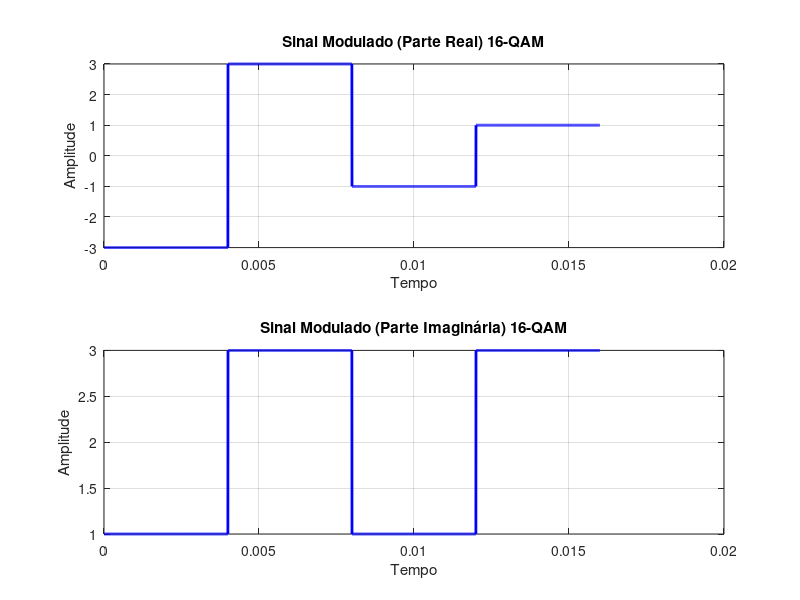
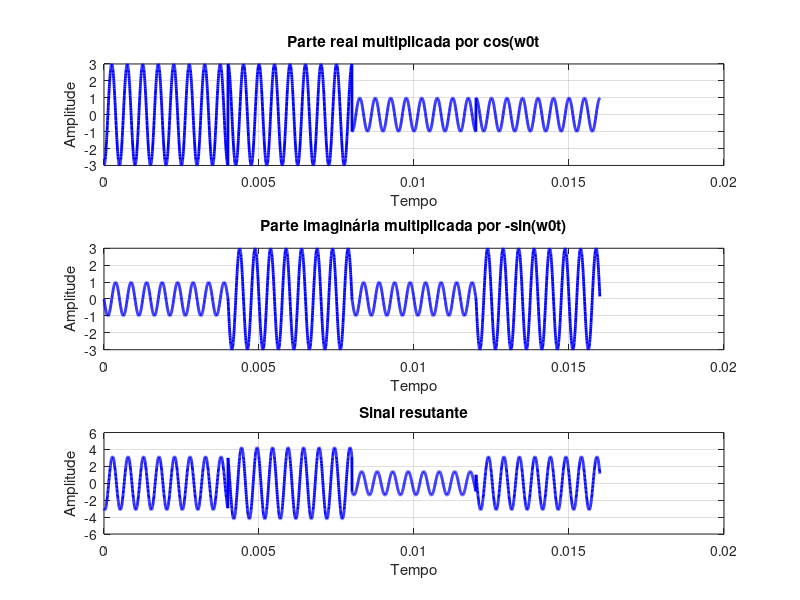
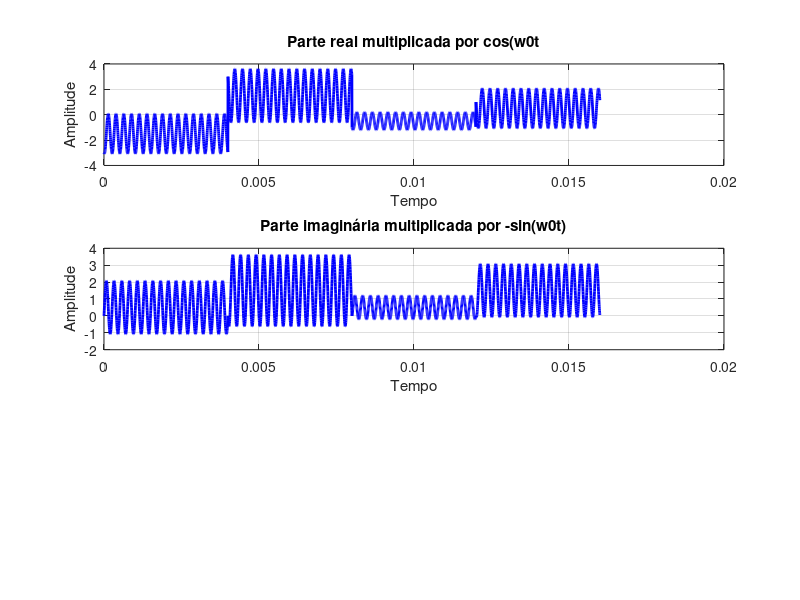
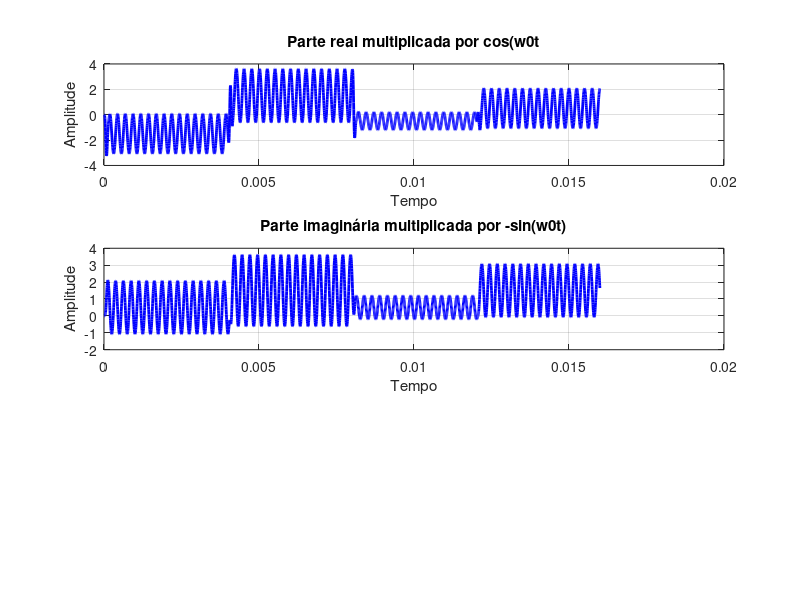

MATLAB code to generate these figures, in order:
clc; clear all; close all;

pkg load communications;

% Definir a string de bits
info = '0001100001011100';

% Frequência da portadora
Fc = 2000;
Fs = 10000; % Taxa de amostragem
T = 1/Fs;   % Período de amostragem

% Número de bits em cada grupo
grupo_bits = 4;

% Calcular o número de grupos
num_grupos = length(info) / grupo_bits;

% Inicializar vetor para armazenar os decimais de 4 em 4 bits
decimais = zeros(1, num_grupos);

% Converter cada grupo de 4 bits para decimal
for i = 1:num_grupos
    % Extrair o grupo de 4 bits
    grupo_binario = info((i-1)*grupo_bits+1 : i*grupo_bits);

    % Converter o grupo de 4 bits para decimal
    decimais(i) = bin2dec(grupo_binario);
end

% Modulação QAM (16-QAM neste exemplo)
M = 16;
info_complexa = qammod(decimais, M);

% Extrair partes real e imaginária
parte_real = real(info_complexa);
parte_imaginaria = imag(info_complexa);

% Parâmetros para o gráfico
Rb = 1000; % Taxa de bits (exemplo)
T_s = log2(M) / Rb; % Tempo de símbolo calculado

T_amostra = T_s / 1000; % Período de amostragem (exemplo: 100 pontos por período de símbolo)
num_periodos = 4; % Número de períodos para plotar

% Tempo do sinal (para 4 períodos)
t = 0:T_amostra:num_periodos*T_s-T_amostra;

% Inicializar vetores para sinal modulado (parte real e parte imaginária)
sinal_modulado_real = zeros(size(t));
sinal_modulado_imaginario = zeros(size(t));

% Mapeamento para sinal modulado (parte real e parte imaginária)
for i = 1:length(parte_real)
    indice_inicio = (i - 1) * round(T_s / T_amostra) + 1;
    indice_fim = i * round(T_s / T_amostra);
    sinal_modulado_real(indice_inicio:indice_fim) = parte_real(i);
    sinal_modulado_imaginario(indice_inicio:indice_fim) = parte_imaginaria(i);
end

% Plotar o sinal modulado (parte real e parte imaginária) no tempo
figure;

% Subplot da parte real
subplot(2, 1, 1);
plot(t, sinal_modulado_real, 'b', 'LineWidth', 2);
xlabel('Tempo');
ylabel('Amplitude');
title('Sinal Modulado (Parte Real) 16-QAM');
grid on;

% Subplot da parte imaginária
subplot(2, 1, 2);
plot(t, sinal_modulado_imaginario, 'b', 'LineWidth', 2);
xlabel('Tempo');
ylabel('Amplitude');
title('Sinal Modulado (Parte Imaginária) 16-QAM');
grid on;

% Definir frequência angular da portadora
w0 = 2 * pi * (Fc);

% Multiplicar sinal modulado pela portadora
parte_real_cos = sinal_modulado_real .* cos(w0 * t);
parte_imaginaria_sen = sinal_modulado_imaginario .* (-sin(w0 * t));
sinal_modulado_cos_sin = parte_real_cos + parte_imaginaria_sen
% Plotar o sinal modulado no tempo
figure(2);
subplot(311)
plot(t, parte_real_cos, 'b', 'LineWidth', 2);
xlabel('Tempo');
ylabel('Amplitude');
title('Parte real multiplicada por cos(w0t');
grid on;

subplot(312)
plot(t, parte_imaginaria_sen, 'b', 'LineWidth', 2);
xlabel('Tempo');
ylabel('Amplitude');
title('Parte imaginária multiplicada por -sin(w0t)');
grid on;

subplot(313)
plot(t, sinal_modulado_cos_sin, 'b', 'LineWidth', 2);
xlabel('Tempo');
ylabel('Amplitude');
title('Sinal resutante');
grid on;

% Separar em parte real e imaginária
s_I = sinal_modulado_cos_sin .* cos(w0 * t);
s_Q = sinal_modulado_cos_sin .* (-sin(w0 * t));

figure(3);
subplot(311)
plot(t, s_I, 'b', 'LineWidth', 2);
xlabel('Tempo');
ylabel('Amplitude');
title('Parte real multiplicada por cos(w0t');
grid on;

subplot(312)
plot(t, s_Q, 'b', 'LineWidth', 2);
xlabel('Tempo');
ylabel('Amplitude');
title('Parte imaginária multiplicada por -sin(w0t)');
grid on;


% Filtros passa-baixa
order = 6;
cutoff = 0.1 * (Fs / 2);
[b, a] = butter(order, cutoff / (Fs / 2), 'low');
r_I = filter(b, a, s_I);
r_Q = filter(b, a, s_Q);

figure(4);
subplot(311)
plot(t, r_I, 'b', 'LineWidth', 2);
xlabel('Tempo');
ylabel('Amplitude');
title('Parte real multiplicada por cos(w0t');
grid on;

subplot(312)
plot(t, r_Q, 'b', 'LineWidth', 2);
xlabel('Tempo');
ylabel('Amplitude');
title('Parte imaginária multiplicada por -sin(w0t)');
grid on;

% Downsampling
downsample_factor = round(T_s / T_amostra);
I_downsampled = downsample(r_I, downsample_factor);
Q_downsampled = downsample(r_Q, downsample_factor);

% Decodificação dos dados
% Combine I e Q para formar os símbolos complexos
info_complexa_demod = I_downsampled + 1i * Q_downsampled;

% Demodulação QAM
decimais_demodulados = qamdemod(info_complexa_demod, M);

% Converter de volta para bits
info_demodulado = dec2bin(decimais_demodulados, grupo_bits);

% Concatenar os bits
info_recuperado = reshape(info_demodulado', 1, []);
info_recuperado = info_recuperado(1:length(info));  % Ajustar o comprimento para o original

% Exibir resultados
disp(['Informações originais: ', info]);
disp(['Informações recebidas: ', info_recuperado]);
